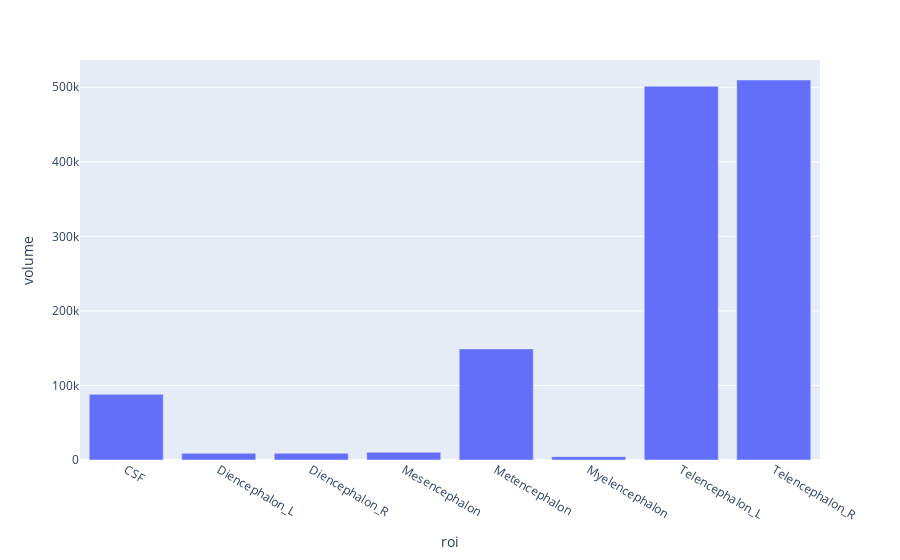

Notebook source saved alongside this figure:
### Markdown cell above
Let's look at the subject level means. Therefore, we have to average across id.

### Code cell
roi_mean = dat.drop(["id", "id_char"], axis = 1).groupby(["roi"]).mean().reset_index()
px.bar(roi_mean, x = "roi", y = "volume").show()

### Figure 1 — Plotly figure (JSON) as saved in the notebook; plotly's stock layout.template omitted (floating-point values rounded to 4 significant figures)
{"data": [{"alignmentgroup": "True", "hovertemplate": "roi=%{x}<br>volume=%{y}<extra></extra>", "legendgroup": "", "marker": {"color": "#636efa", "pattern": {"shape": ""}}, "name": "", "offsetgroup": "", "orientation": "v", "showlegend": false, "textposition": "auto", "type": "bar", "x": ["CSF", "Diencephalon_L", "Diencephalon_R", "Mesencephalon", "Metencephalon", "Myelencephalon", "Telencephalon_L", "Telencephalon_R"], "xaxis": "x", "y": [88080.0, 9006.0, 9086.0, 10320.0, 149000.0, 4517.0, 501400.0, 509700.0], "yaxis": "y"}], "layout": {"autosize": true, "barmode": "relative", "legend": {"tracegroupgap": 0}, "margin": {"t": 60}, "xaxis": {"anchor": "y", "autorange": true, "domain": [0, 1], "range": [-0.5, 7.5], "title": {"text": "roi"}, "type": "category"}, "yaxis": {"anchor": "x", "autorange": true, "domain": [0, 1], "range": [0, 536500.0], "title": {"text": "volume"}, "type": "linear"}}}
